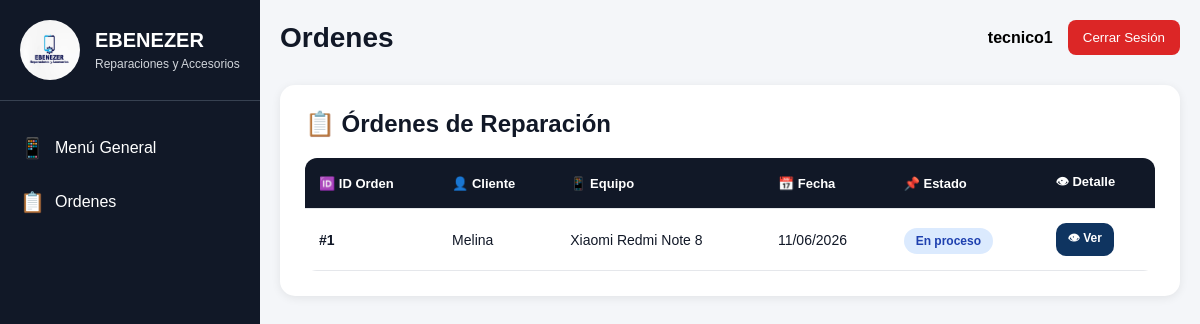
Page /ordenes-tecnico/ (signed in) on the committed database.
### sistema/models.py (models this page shows, shortened)
class Reparacion(models.Model):
    ESTADOS = [
        ('Pendiente', 'Pendiente'),
        ('En proceso', 'En proceso'),
        ('Completado', 'Completado'),
        ('Entregado', 'Entregado'),
    ]
    cliente = models.ForeignKey(
        Cliente,
        on_delete=models.CASCADE
    )
    fecha = models.DateTimeField(
        auto_now_add=True
    )
    estado = models.CharField(
        max_length=50,
        choices=ESTADOS,
        default='Pendiente'
    )
    marca = models.CharField(
        max_length=100
    )
    modelo = models.CharField(
        max_length=100
    )
    serie = models.CharField(
        max_length=100,
        blank=True
    )
    accesorios_recibidos = models.TextField(
        blank=True
    )
    defecto_cliente = models.TextField(
        verbose_name="Defecto según cliente",
        blank=True
    )
    notas = models.TextField(
        blank=True
    )
    informacion_taller = models.TextField(
        blank=True
    )
    caracteristicas = models.TextField(
        verbose_name="Características del equipo",
        blank=True
    )
    razon_visita = models.TextField(
        verbose_name="Razón de visita",
        blank=True
    )
    observaciones = models.TextField(
        verbose_name="Observaciones",
        blank=True
    )
    diagnostico = models.TextField(
        verbose_name="Diagnóstico del técnico",
        blank=True
    )
    proceso_realizado = models.TextField(
        verbose_name="Proceso realizado",
        blank=True
    )
    cotizacion_servicio = models.TextField(
        verbose_name="Detalle de cotización",
        blank=True,
        null=True
    )
    precio_cotizacion = models.DecimalField(
        verbose_name="Precio cotización",
        max_digits=10,
        decimal_places=2,
        blank=True,
        null=True
    )
    tecnico = models.ForeignKey(
        User,
        on_delete=models.SET_NULL,
        null=True,
        blank=True
    )

class Cliente(models.Model):
    nombre = models.CharField(max_length=100)
    telefono = models.CharField(max_length=20)
    email = models.EmailField()
    direccion = models.CharField(max_length=200)

### sistema/views.py (the view)
@login_required
def ordenes_tecnico(request):
    ordenes = Reparacion.objects.all()
    return render(
        request,
        'sistema/ordenes_tecnico.html',
        {
            'ordenes': ordenes
        }
    )

### sistema/context_processors.py (called while the page is built)
def estadisticas_globales(request):
    return obtener_estadisticas()

### sistema/Templates/sistema/ordenes_tecnico.html
{% extends 'sistema/base.html' %}
{% block title %}
Ordenes
{% endblock %}
{% block content %}
<div class="content-panel ordenes-panel">
    <div class="panel-header">
        <h2>📋 Órdenes de Reparación</h2>
    </div>
    <div class="table-wrapper">
        <table class="tabla-modern">
            <thead>
                <tr>
                    <th>🆔 ID Orden</th>
                    <th>👤 Cliente</th>
                    <th>📱 Equipo</th>
                    <th>📅 Fecha</th>
                    <th>📌 Estado</th>
                    <th>👁 Detalle</th>
                </tr>
            </thead>
            <tbody>
                {% for r in ordenes %}
                <tr>
                    <td class="id-badge">#{{ r.id }}</td>
                    <td>{{ r.cliente.nombre }}</td>
                    <td>{{ r.marca }} {{ r.modelo }}</td>
                    <td>{{ r.fecha|date:"d/m/Y" }}</td>
                    <td>
                        <span class="estado estado-{{ r.estado|lower }}">
                            {{ r.estado }}
                        </span>
                    </td>
                    <td>
                        <a class="btn-ver" href="{% url 'detalle_orden' r.id %}">
                            👁 Ver
                        </a>
                    </td>
                </tr>
                {% empty %}
                <tr>
                    <td colspan="6" class="empty-state">
                        No existen órdenes pendientes.
                    </td>
                </tr>
                {% endfor %}
            </tbody>
        </table>
    </div>
</div>
{% endblock %}

### sistema/Templates/sistema/base.html (shortened to what this page needs)
{% load static %}
<!DOCTYPE html>
<html lang="es">
<head>
    <link rel="stylesheet" href="{% static 'sistema/css/style.css' %}">
</head>
<body>
<div class="app-container">
    <div class="sidebar">
        <div class="sidebar-header">
            <img src="{% static 'sistema/img/logo.jpeg' %}" class="sidebar-logo">
            <div class="sidebar-logo-text">
                <h2>EBENEZER</h2>
                <p>Reparaciones y Accesorios</p>
            </div>
        </div>
        <div class="nav-menu">
        {% if request.user.groups.first.name == 'Tecnico' %}
        <a href="{% url 'dashboard_tecnico' %}" class="nav-item">
                <span class="nav-icon">📱</span>
                <span class="nav-text">Menú General</span>
        </a>
        <a href="{% url 'ordenes_tecnico' %}" class="nav-item">
            <span class="nav-icon">📋</span>
            <span class="nav-text">
            Ordenes
            </span>
        </a>
        {% endif %}
        </div>
   </div>
    <div class="main-content">
        <div class="top-header">
            <div class="page-title">
                {% block title %}{% endblock %}
            </div>
            <div class="user-info">
                <span class="user-name">{{ request.user.username }}</span>
                <a href="{% url 'logout' %}">
                    <button class="logout-btn">Cerrar Sesión</button>
                </a>
            </div>
        </div>
        {% block content %}
        {% endblock %}
           </div>
</div>
</body>
</html>

### sistema/static/sistema/css/style.css (style rules this page uses)
body { margin: 0; padding: 0; font-family: Arial, sans-serif; background: #f4f6f9; }
.app-container { display: flex; }
.sidebar { width: 260px; height: 100vh; background: #111827; position: fixed; left: 0; top: 0; color: white; overflow-y: auto; }
.sidebar-header { display: flex; align-items: center; padding: 20px; border-bottom: 1px solid #374151; }
.sidebar-logo { width: 60px; height: 60px; border-radius: 50%; margin-right: 15px; object-fit: cover; }
.sidebar-logo-text h2 { margin: 0; font-size: 20px; }
.sidebar-logo-text p { margin: 5px 0 0; font-size: 12px; color: #d1d5db; }
.nav-menu { padding-top: 20px; }
.nav-item { display: flex; align-items: center; padding: 15px 20px; color: white; text-decoration: none; transition: 0.3s; }
.nav-icon { margin-right: 10px; font-size: 20px; }
.main-content { margin-left: 260px; width: calc(100% - 260px); padding: 20px; }
.top-header { display: flex; justify-content: space-between; align-items: center; margin-bottom: 30px; }
.page-title { font-size: 28px; font-weight: bold; color: #111827; }
.user-info { display: flex; align-items: center; }
.user-name { margin-right: 15px; font-weight: bold; }
.logout-btn { background: #dc2626; color: white; border: none; padding: 10px 15px; border-radius: 8px; cursor: pointer; }
.content-panel { background: white; border-radius: 15px; padding: 25px; box-shadow: 0 2px 10px rgba(0,0,0,0.08); }
.panel-header { margin-bottom: 20px; }
.panel-header h2 { margin: 0; color: #111827; }
table { width: 100%; border-collapse: collapse; }
table thead { background: #2563eb; color: white; }
table th, table td { padding: 15px; text-align: left; border-bottom: 1px solid #e5e7eb; }
.panel-header { display: flex; justify-content: space-between; align-items: center; margin-bottom: 20px; }
.content-panel { width:100% !important; box-sizing:border-box; }
.ordenes-panel { background:white; }
.table-wrapper { overflow-x:auto; }
.tabla-modern { width:100%; border-collapse:collapse; border-radius:12px; overflow:hidden; }
.tabla-modern thead { background:#111827; color:white; }
.tabla-modern th { padding:14px; text-align:left; font-size:13px; }
.tabla-modern td { padding:14px; border-bottom:1px solid #e5e7eb; font-size:14px; color:#111827; }
.id-badge { font-weight:bold; color:#0f3460; }
.estado { padding:6px 12px; border-radius:20px; font-size:12px; font-weight:bold; }
.estado-en { background:#dbeafe; color:#1e40af; }
.btn-ver { display:inline-block; padding:6px 12px; background:#0f3460; color:white; border-radius:10px; text-decoration:none; font-size:12px; font-weight:bold; transition:0.3s; }

### rows in the picture
Reparacion: id "1", cliente.nombre "Melina", marca "Xiaomi", modelo "Redmi Note 8", fecha "11/06/2026", estado "En proceso"

### other values in the picture
{{ request.user.username }} "tecnico1"
